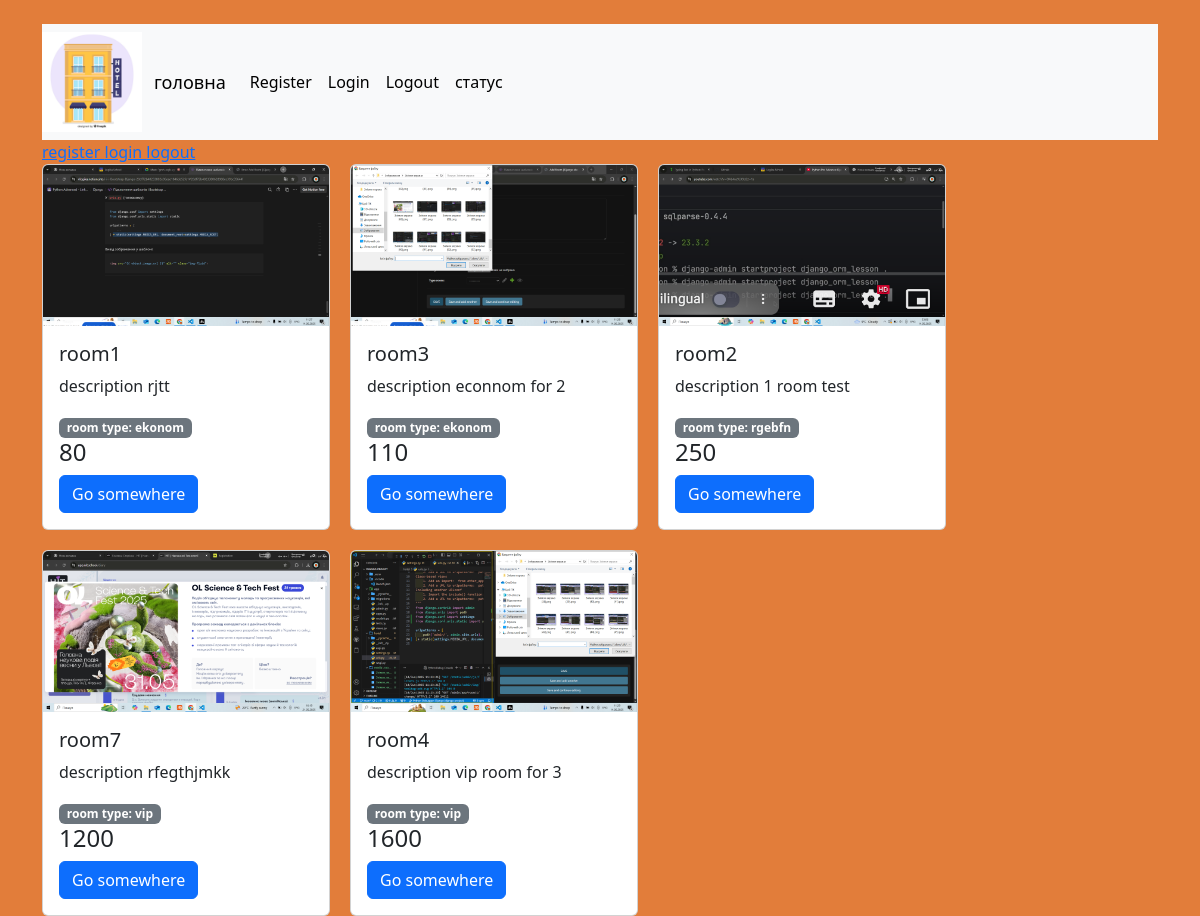
Page /list/ on the committed database.
### app/models.py (models this page shows, shortened)
class Room(models.Model):
    number = models.PositiveIntegerField()
    description = models.TextField(null=True,blank=True)
    place = models.PositiveIntegerField(default=1)
    price = models.PositiveIntegerField()
    image = models.ImageField(upload_to='rooms_image')
    type_room = models.ForeignKey(TypeRoom, on_delete=models.CASCADE)
    class Meta:
        ordering = ['price']            # Сортування за роком
        verbose_name = "Room"         # Назва в однині в адмінці
        verbose_name_plural = "Rooms"  # Назва в множині

class TypeRoom(models.Model):
    title = models.CharField(max_length=100)
    description = models.TextField(null=True,blank=True)
    def __str__(self):
        return f"room type: {self.title}"

### app/views.py (the view)
# urls.py: path('list/', views.room_list, name='room_list'),
def room_list(request):
    rooms = Room.objects.all()
    context = {
        "all_text": "text",
        "rooms": rooms,
    }
    return render(
        request,
        template_name="room_list.html",
        context=context,
    )

### templates/room_list.html (shortened to what this page needs)
 {% extends 'base.html' %}
{% block content %}
<div class="nav-bar-1">
  {% include 'menu.html' %}
</div>
<a href="{% url 'register' %}"> register </a>
<a href="{% url 'login' %}"> login </a>
<a href="{% url 'logout' %}"> logout </a>
<div class = "room_list">
{% for room in rooms %}
<div class="card" style="width: 18rem;">
    <img src="{{room.image.url}}" class="card-img-top" alt="...">
    <div class="card-body">
      <h5 class="card-title">room{{ room.number }}</h5>
      <p class="card-text">description {{ room.description }}</p>
      <span class="badge text-bg-secondary">{{ room.type_room }}</span>
      <h4>{{ room.price }}</h4>
      <a href="{% url 'booking' room.id %}" class="btn btn-primary">Go somewhere</a>
    </div>
  </div>
{% endfor %}
</div>
{% endblock %}

### templates/base.html (shortened to what this page needs)
<!DOCTYPE html>
<html lang="uk">
<head>
    <link href="https://cdn.jsdelivr.net/npm/bootstrap@5.3.6/dist/css/bootstrap.min.css" rel="stylesheet">
    {% load static %}
		<link rel="stylesheet" href="{% static 'css/style.css' %}">
</head>
<body>
<div class="container mt-4">
    {% block content %}
    {% endblock %}
</div>
</body>
</html>

### templates/menu.html (shortened to what this page needs)
<nav class="navbar navbar-expand-lg bg-body-tertiary">
  <div class="conteiner">
    {% load static %}
    <img src="{% static 'img/logo.jpg' %}" alt="Logo" style="width: 100px; height: 100px;">
  </div>
    <div class="container-fluid">
      <a class="navbar-brand" href="{% url 'room_list' %}">головна</a>
      <div class="collapse navbar-collapse" id="navbarNav">
        <ul class="navbar-nav">
          <li class="nav-item">
            <a class="nav-link active" aria-current="page" href="{% url 'register' %}">Register</a>
          </li>
          <li class="nav-item">
            <a class="nav-link active" aria-current="page" href="{% url 'login' %}">Login</a>
          </li>
          <li class="nav-item">
            <a class="nav-link active" aria-current="page" href="{% url 'logout' %}">Logout</a>
          </li>
          <li class="nav-item">
            <a class="nav-link active" aria-current="page">статус {{register_status}} </a>
          </li>
        </ul>
      </div>
    </div>
  </nav>

### static/css/style.css (style rules this page uses)
body { background: rgba(222, 106, 28, 0.868); color: #27e2fa; }
.room_list { display: flex; gap: 20px; flex-wrap: wrap; }
.navbar-brand { font-size: large; }
.nav-item { color: blue; }
.conteiner { width: 100; height: 100; }

### rows in the picture
Room: image (picture), number "1", description "rjtt", type_room "room type: ekonom", price "80"
Room: image (picture), number "3", description "econnom for 2", type_room "room type: ekonom", price "110"
Room: image (picture), number "2", description "1 room test", type_room "room type: rgebfn", price "250"
Room: image (picture), number "7", description "rfegthjmkk", type_room "room type: vip", price "1200"
Room: image (picture), number "4", description "vip room for 3", type_room "room type: vip", price "1600"
